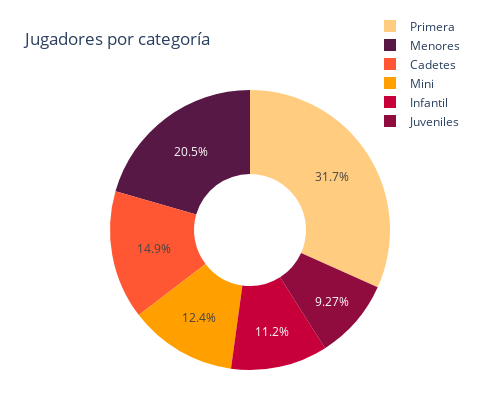

The notebook cell this image was saved under:
### Code cell
# Datos para el gráfico
pie1_list = media_socios_por_mes.SOCIOS
labels = media_socios_por_mes.CATEGORIA

# Definir la paleta de colores
colors = [
    '#FF5733',  # color-3
    '#C70039',  # color-4
    '#900C3F',  # color-5
    '#581845',  # color-6
    '#FF9F00',   # color-7 (naranja claro)
    '#FFCC80',  # color-1
    '#FFC300'  # color-2
]

# Crear la figura de gráfico circular (Pie)
fig = go.Figure(
    data=[
        go.Pie(
            values=pie1_list,
            labels=labels,
            domain={"x": [0, 0]},
            name="Jugadores por categoría",
            hoverinfo="label+percent+name",
            hole=0.4,  # Hacer un gráfico de dona (agregar un hueco en el centro)
            marker={'colors': colors}  # Aplicar la paleta de colores
        )
    ],
    layout={
        "title": "Jugadores por categoría",
        "annotations": [
            {
                "font": {"size": 20},
                "showarrow": False,
                "text": "",
                "x": 0.0,
                "y": 1.0
            },
        ],
        # Ajustar el tamaño del gráfico
        "width": 500,  # Ajusta el ancho
        "height": 400,  # Ajusta la altura
        # Modificar márgenes para reducir el espacio blanco
        "margin": {"l": 50, "r": 50, "t": 50, "b": 30},
        # Ajustar la leyenda para que esté más cerca del gráfico
        "legend": {
            "x": 0.8,  # Posición X de la leyenda
            "y": 1.28,    # Posición Y de la leyenda
            "orientation": "v"  # Poner la leyenda en vertical
        }
    }
)
# Mostrar el gráfico
fig.show()
pio.write_html(fig, 'Media_juadores_h.html', auto_open=True)

### Figure 1 — Plotly figure (JSON) as saved in the notebook; plotly's stock layout.template omitted (floating-point values rounded to 4 significant figures)
{"data": [{"domain": {"x": [0, 0]}, "hole": 0.4, "hoverinfo": "label+percent+name", "labels": ["Cadetes", "Infantil", "Juveniles", "Menores", "Mini", "Primera"], "marker": {"colors": ["#FF5733", "#C70039", "#900C3F", "#581845", "#FF9F00", "#FFCC80", "#FFC300"]}, "name": "Jugadores por categoría", "type": "pie", "values": [19.78, 14.89, 12.33, 27.33, 16.56, 42.22]}], "layout": {"annotations": [{"font": {"size": 20}, "showarrow": false, "text": "", "x": 0, "y": 1}], "height": 400, "legend": {"orientation": "v", "x": 0.8, "y": 1.28}, "margin": {"b": 30, "l": 50, "r": 50, "t": 50}, "title": {"text": "Jugadores por categoría"}, "width": 500}}
